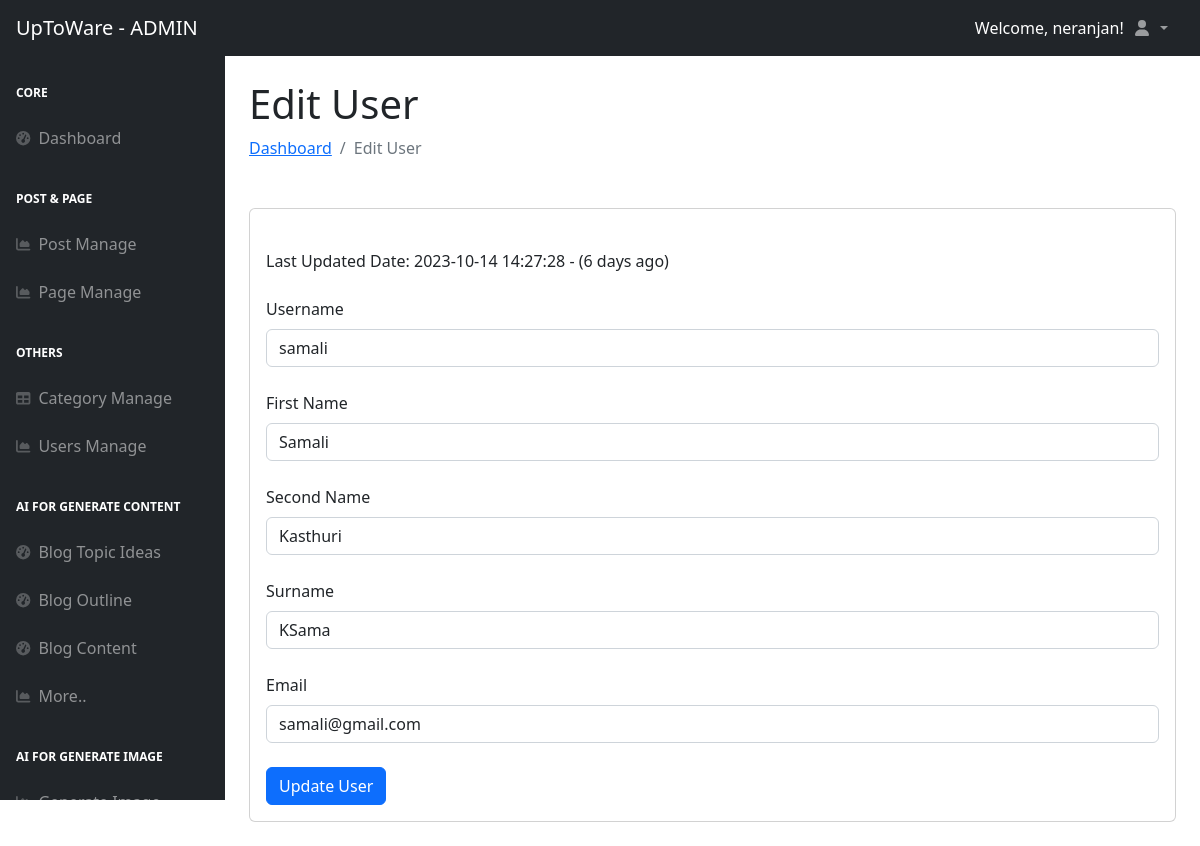
Page /dashboard/users-edit.php?id=31 (signed in) on the committed database.
### tables this page shows
CREATE TABLE `settings` (
  `id` int(11) NOT NULL,
  `sitename` varchar(255) NOT NULL,
  `tagline` varchar(255) NOT NULL DEFAULT 'None',
  `domain` varchar(255) NOT NULL DEFAULT 'None',
  `sitelogo` varchar(255) DEFAULT NULL,
  `search_visibility` tinyint(1) DEFAULT 0,
  `meta_title` varchar(255) DEFAULT '',
  `meta_keywords` text DEFAULT NULL,
  `meta_description` text DEFAULT NULL
);

CREATE TABLE `users` (
  `id` int(11) NOT NULL,
  `role` varchar(255) NOT NULL,
  `username` varchar(255) NOT NULL,
  `first_name` varchar(255) NOT NULL,
  `second_name` varchar(255) DEFAULT NULL,
  `surname` varchar(255) NOT NULL,
  `email` varchar(255) NOT NULL,
  `password` varchar(255) NOT NULL,
  `security_question1` varchar(255) NOT NULL,
  `security_answer1` varchar(255) NOT NULL,
  `security_question2` varchar(255) NOT NULL,
  `security_answer2` varchar(255) NOT NULL,
  `security_question3` varchar(255) NOT NULL,
  `security_answer3` varchar(255) NOT NULL,
  `created_date` datetime DEFAULT current_timestamp(),
  `updated_date` timestamp NOT NULL DEFAULT current_timestamp() ON UPDATE current_timestamp()
);

### dashboard/users-edit.php (the view, shortened to what this page needs)
<?php
$db = connect_db();
if (isset($_GET['id'])) {
    $user_id = $_GET['id'];
    $stmt = $db->prepare("SELECT * FROM users WHERE id = ?");
    $stmt->bind_param('i', $user_id);
    $stmt->execute();
    $result = $stmt->get_result();
    $user = $result->fetch_assoc();
} else {
    die("Invalid request.");
}
$updatedDate = new DateTime($user['created_date']);
$now = new DateTime();
$interval = $now->diff($updatedDate);
$diffInDays = $interval->d;
if ($diffInDays == 0) {
    $timeDiff = "Today";
} elseif ($diffInDays == 1) {
    $timeDiff = "Yesterday";
} else {
    $timeDiff = $diffInDays . " days ago";
}
include '../include/dashboard_header.php';
?>
<?php include '../include/dashboard_slidenav_head.php'; ?>
<h1 class="mt-4">Edit User</h1>
<ol class="breadcrumb mb-4">
    <li class="breadcrumb-item"><a href="index.php">Dashboard</a></li>
    <li class="breadcrumb-item active">Edit User</li>
</ol>
<div class="card mb-4 mt-5">
    <div class="card-body">
    <form action="../process/process_user.php?action=update_user&id=<?= $user_id ?>" method="post" onsubmit="return confirm('Are you sure you want to update this user?');">
        <div class="form-group mt-4">
        <label for="username">Last Updated Date: <?php echo $user['created_date']; ?> - <?php echo "<label for='username'>($timeDiff)</label><br>"; ?></label><br>
        </div>
        <div class="form-group mt-4">
            <label for="username">Username</label>
            <input type="text" class="form-control mt-2" id="username" name="username" value="<?php echo $user['username']; ?>" readonly>
        </div>
        <div class="form-group mt-4">
            <label for="first_name">First Name</label>
            <input type="text" class="form-control mt-2" id="first_name" name="first_name" value="<?php echo htmlspecialchars($user['first_name']); ?>" required>
        </div>
        <div class="form-group mt-4">
            <label for="second_name">Second Name</label>
            <input type="text" class="form-control mt-2" id="second_name" name="second_name" value="<?php echo htmlspecialchars($user['second_name']); ?>" required>
        </div>
        <div class="form-group mt-4">
            <label for="surname">Surname</label>
            <input type="text" class="form-control mt-2" id="surname" name="surname" value="<?php echo htmlspecialchars($user['surname']); ?>" required>
        </div>
        <div class="form-group mt-4">
            <label for="email">Email</label>
            <input type="email" class="form-control mt-2" id="email" name="email" value="<?php echo htmlspecialchars($user['email']); ?>" required>
        </div>
        <button type="submit" class="btn btn-primary mt-4">Update User</button>
    </form>
    </div>
</div>
<?php include '../include/dashboard_slidenav_down.php'; ?>
<?php include '../include/dashboard_footer.php'; ?>

### include/dashboard_header.php (shortened to what this page needs)
<?php
$db = connect_db();
$query = "SELECT sitename, sitelogo FROM settings LIMIT 1";
$result = $db->query($query);
$siteSettings = $result->fetch_assoc();
$sitename = $siteSettings['sitename'];
?>
<!DOCTYPE html>
<html lang="en">
    <head>
        <link href="https://cdn.jsdelivr.net/npm/simple-datatables@7.1.2/dist/style.min.css" rel="stylesheet" />
        <link href="css/styles.css" rel="stylesheet" />
        <link href="https://cdn.quilljs.com/1.3.6/quill.snow.css" rel="stylesheet">
    </head>
    <body class="sb-nav-fixed">
    <nav class="sb-topnav navbar navbar-expand navbar-dark bg-dark">
    <a class="navbar-brand ps-3" href="index.html"><?php echo $sitename; ?> - ADMIN</a>
    <div class="ms-auto text-white">
        Welcome, <?php echo $_SESSION['username']; ?>!
    </div>
    <ul class="navbar-nav ms-auto ms-md-0 me-3 me-lg-4">
        <li class="nav-item dropdown">
            <a class="nav-link dropdown-toggle" id="navbarDropdown" href="#" role="button" data-bs-toggle="dropdown" aria-expanded="false">
                <i class="fas fa-user fa-fw"></i>
            </a>
        </li>
    </ul>
</nav>

### rows in the picture
settings: sitename "UpToWare"
users: created_date "2023-10-14 14:27:28", created_date "6 days ago", username "samali", first_name "Samali", second_name "Kasthuri", surname "KSama", email "samali@gmail.com"

### other values in the picture
$_SESSION['username'] "neranjan"
